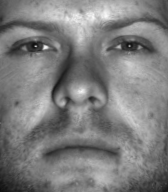
#> input picture faces_training/face01.pgm, 168 x 192 px; its folder holds only this picture in this run
$ jupyter execute Untitled.ipynb   (shell and % lines are left out)
#> lines starting #> are read from the running program, lines starting #| are printed output that depends on the picture
[cell 1]
import os
import re
import cv2
import numpy as np
from PIL import Image
import matplotlib.pyplot as plt

IMAGE_DIR = 'faces_training'
DEFAULT_SIZE = [168, 192]
def atoi(text):
    return int(text) if text.isdigit() else text

def natural_keys(text):
    return [ atoi(c) for c in re.split(r'(\d+)', text) ]

def read_images(image_path=IMAGE_DIR, default_size=DEFAULT_SIZE):
#> called with image_path = 'faces_training'
    images = []
    images_names = []
    temp_list = os.listdir(image_path)
    temp_list.sort(key=natural_keys)
    img_file_names = [image for image in os.listdir(image_path)]
    for image_name in img_file_names:
        image = cv2.imread(os.path.join(IMAGE_DIR, image_name),cv2.IMREAD_GRAYSCALE)
#> image is the input picture: shape (192, 168); min 14, max 249, mean 125.4
        images.append(np.asarray (image , dtype =np. uint8 ))
    return images,images_names

[cell 2]
def as_row_matrix (X):
    mat = np.empty((0,X[0].size),dtype =np.uint8)
    for row in X:
        mat = np.vstack(( mat , np.asarray( row ).reshape(1 , -1))) # 1 x r*c
    return mat

[cell 3]
X, y = read_images()
#> X = 1 item; y = []
average_weight_matrix = np.reshape(as_row_matrix(X).mean( axis =0), X[0].shape)
#> the loop in as_row_matrix, `for row in X:` made 1 pass
#> the loop in as_row_matrix (call 2), `for row in X:` made 1 pass
plt.imshow(average_weight_matrix, cmap=plt.cm.gray)
plt.title("Mean Face")
plt.show()

[cell 4]
def get_number_of_components_to_preserve_variance(eigenvalues, variance=.95):
    for ii, eigen_value_cumsum in enumerate(np.cumsum(eigenvalues) / np.sum(eigenvalues)):
        if eigen_value_cumsum > variance:
            return ii
def pca (X, y, num_components =0):
#> called with X = array of shape (1, 32256), num_components = 0
    [n,d] = X.shape
#> n = 1; d = 32256
    if ( num_components <= 0) or ( num_components >n):
        num_components = n
#> num_components = 1
        mu = X.mean( axis =0)
        X = X - mu
    if n>d:
        C = np.dot(X.T,X) # Covariance Matrix
        [ eigenvalues , eigenvectors ] = np.linalg.eigh(C)
    else :
        C = np.dot (X,X.T) # Covariance Matrix
#> C = [0]
        [ eigenvalues , eigenvectors ] = np.linalg.eigh(C)
#> eigenvalues = [0]; eigenvectors = [1]
        eigenvectors = np.dot(X.T, eigenvectors )
        for i in range (n):
            eigenvectors [:,i] = eigenvectors [:,i]/ np.linalg.norm( eigenvectors [:,i])
    # sort eigenvectors descending by their eigenvalue
    idx = np.argsort (- eigenvalues )
#> idx = [0]
    eigenvalues = eigenvalues [idx ]
    eigenvectors = eigenvectors [:, idx ]
    num_components = get_number_of_components_to_preserve_variance(eigenvalues)
#> the loop in get_number_of_components_to_preserve_variance, `for ii, eigen_value_cumsum in enumerate(np.cumsum(eigenvalues) / np.su..` made 1 pass
    # select only num_components
    eigenvalues = eigenvalues [0: num_components ].copy ()
    eigenvectors = eigenvectors [: ,0: num_components ].copy ()
    return [ eigenvalues , eigenvectors , mu , num_components]

[eigenvalues, eigenvectors, mean, num_components] = pca (as_row_matrix(X), y)
#> eigenvalues = [0]

[cell 5]
as_row_matrix(X).shape
#> Out = (1, 32256)

[cell 6]
X[0].shape
#> Out = (192, 168)

[cell 7]
def subplot ( title , images , rows , cols , sptitle ="", sptitles =[] , colormap = plt.cm.gray, filename = None, figsize = (10, 10) ):
    fig = plt.figure(figsize = figsize)
    # main title
    fig.text (.5 , .98 , title , horizontalalignment ="center")
    for i in range ( len ( images )):
        ax0 = fig.add_subplot( rows , cols ,( i +1))
        plt.setp ( ax0.get_xticklabels() , visible = False )
        plt.setp ( ax0.get_yticklabels() , visible = False )
        if len ( sptitles ) == len ( images ):
            plt.title("%s #%s" % ( sptitle , str ( sptitles [i ]) )  )
        else:
            plt.title("%s #%d" % ( sptitle , (i +1) )  )
        plt.imshow(np.asarray(images[i]) , cmap = colormap )
    if filename is None :
        plt.show()
    else:
        fig.savefig( filename )


E = []
number = eigenvectors.shape[1]
#> number = 1
for i in range (min(number, 16)):
    e = eigenvectors[:,i].reshape(X[0].shape )
    E.append(np.asarray(e))
#> after the loop, E = 1 item
# plot them and store the plot to " python_eigenfaces .pdf"
subplot ( title ="Eigenfaces", images=E, rows =4, cols =4, colormap =plt.cm.gray , filename ="python_pca_eigenfaces.png")
#> the loop in subplot, `for i in range ( len ( images )):` made 1 pass

[cell 8]
def get_eigen_value_distribution(eigenvectors):
    return np.cumsum(eigenvectors) / np.sum(eigenvectors)

def plot_eigen_value_distribution(eigenvectors, interval):
    plt.scatter(interval, get_eigen_value_distribution(eigenvectors)[interval])

plot_eigen_value_distribution(eigenvalues, range(0, number))
plt.title("Cumulative sum of the first {0} eigenvalues".format(number))
plt.show()
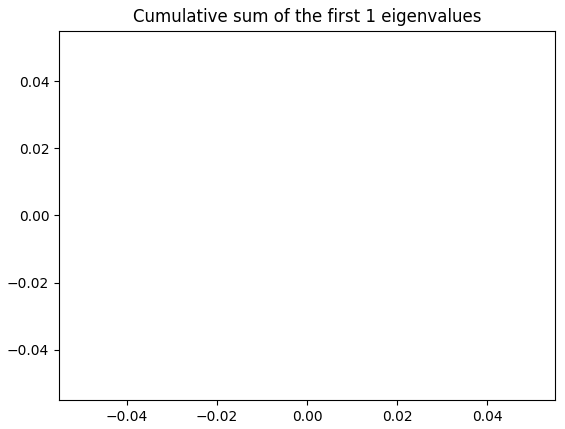
#> figure drawn by matplotlib, 1 panel

[cell 9]
def project (W , X , mu):
    return np.dot (X - mu , W)
def reconstruct (W , Y , mu) :
    return np.dot (Y , W.T) + mu


# [14 lines of commented-out code are left out]

[cell 10]
def Euclidean_distance(p,q):
    return np.linalg.norm(q-p)
def predict (W, mu , projections, y, X):
    minDist = float("inf")
    minClass = -1
    Q = project (W, X.reshape (1 , -1) , mu)
    for i in range (len(projections)):
#         dist = dist_metric( projections[i], Q)
        dist = Euclidean_distance( Q, projections[i])
        if dist < minDist:
            minDist = dist
            minClass = i
    return minClass

projections = []
for xi in X:
    projections.append(project (eigenvectors, xi.reshape(1 , -1) , mean))
#> this loop made 1 pass
#> after the loop, projections = [[nan]]

image = cv2.imread('./faces_test/test02.pgm',cv2.IMREAD_GRAYSCALE)
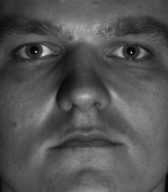
#> input picture faces_test/test02.pgm, 168 x 192 px
#> image is the input picture: shape (192, 168); min 3, max 216, mean 83.8
test_image = np. asarray (image , dtype =np. uint8 )
predicted = predict(eigenvectors, mean , projections, y, test_image)
#> in predict, `Q = project (W, X.reshape (1 , -1) , mu)`: Q = [nan]
#> the loop in predict, `for i in range (len(projections)):` made 1 pass
#> after the loop in predict, `for i in range (len(projections)):`: minClass = -1; minDist = inf
#> predicted = -1

# subplot ( title ="Prediction", images =[test_image, X[predicted]], rows =1, cols =2,
#          sptitles = ["Unknown image", "Prediction :{0}".format(y[predicted])] , colormap =plt.cm.gray ,
#          filename ="prediction_test.png", figsize = (5,5))

[cell 11]
plt.imshow(X[predicted], cmap=plt.cm.gray)
plt.title("Mean Face")
plt.show()

[cell 12]
predicted
#> Out = -1
